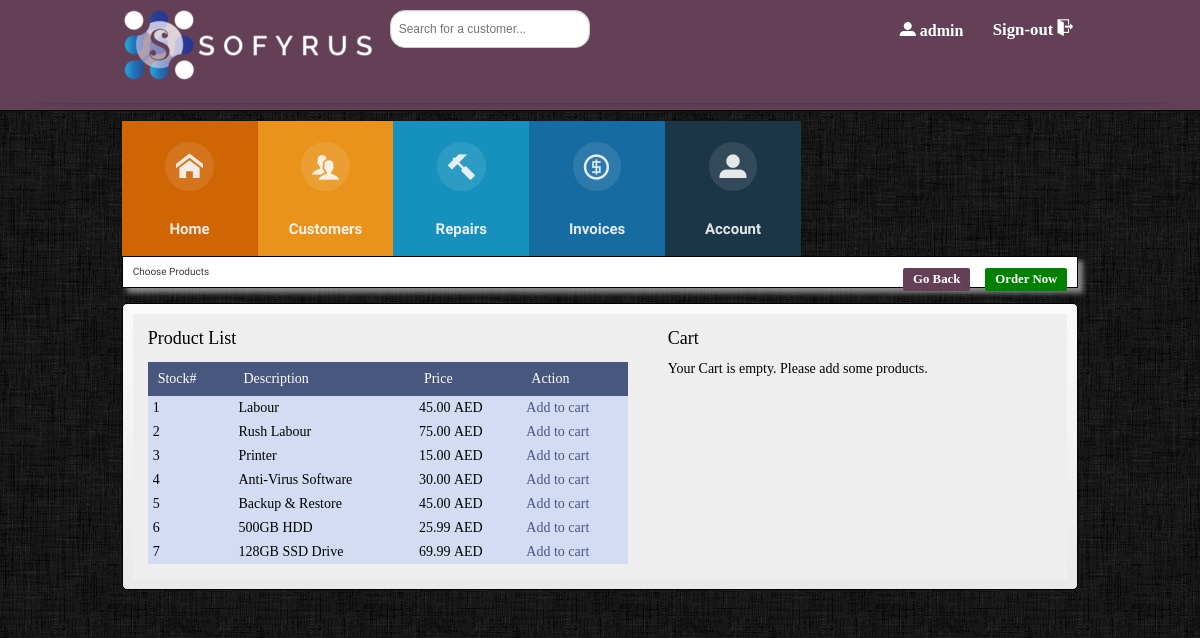
/chooseProducts.php (signed in), run on the app's committed database.
### tables this page shows
CREATE TABLE `staff` (
  `staff_id` int(11) NOT NULL,
  `forename` char(25) NOT NULL,
  `surname` char(25) NOT NULL,
  `username` varchar(11) DEFAULT NULL,
  `password` varchar(32) DEFAULT NULL,
  `email` varchar(128) DEFAULT NULL,
  `town` char(20) DEFAULT NULL,
  `county` char(20) DEFAULT NULL,
  `tel` char(15) NOT NULL
);

CREATE TABLE `stock` (
  `stock_id` int(11) NOT NULL,
  `description` varchar(40) NOT NULL,
  `quantity` int(11) DEFAULT NULL,
  `price` decimal(4,2) NOT NULL
);

### session.php (called while the page is built, shortened)
<?php
include 'dbconnect.php';
	$user_check = $_SESSION['login_user'];
	$query = "SELECT * FROM staff WHERE username='$user_check'";
	$ses_sql = mysqli_query($conn, $query);
	$row = mysqli_fetch_assoc($ses_sql);
	$login_session = $row['username'];
?>

### products.php (the view, shortened to what this page needs)
<h1>Product List</h1>
<table>
	<tr>
		<th>Stock#</th>
		<th>Description</th>
		<th>Price</th>
		<th>Action</th>
	</tr>
	<?php
		$conn= mysqli_connect("localhost", "root", "", "compsys");
		$sql="SELECT * FROM stock ORDER BY stock_id ASC";
		$res = mysqli_query($conn, $sql);
		while ($row=mysqli_fetch_array($res)) {
		?>
		<tr>
			<td><?php echo $row['stock_id'] ?></td>
			<td><?php echo $row['description'] ?></td>
			<td><?php echo $row['price'].'&nbsp;'.'AED' ?></td>
			<td><a href="chooseProducts.php?page=products&action=add&id=<?php echo $row['stock_id'] ?>">Add to cart</a></td>
		</tr>
		<?php
		}
	?>
</table>

### header.php (shortened to what this page needs)
<!DOCTYPE html>
<html ng-app="myApp" ng-app lang="en">
	<head>
		<link rel="stylesheet" href="css/reset.css">
		<link rel="stylesheet" href="css/global.css">
		<link rel="stylesheet" href="css/menu.css" />
		<link href="css/bootstrap.min.css" rel="stylesheet">
	</head>
	<body id="top" style="font-size: 62.5%;">
		<header id="header-wrapper">
			<div id="top-bar" class="clearfix">
				<div id="top-bar-inner">
					<div class="search_form" style="display: -webkit-inline-box;">
                    <img src="images/sofyrus.jpg">
						<form action="customer-search.php" method="post">
							<input type="text" name="search_box" id="search_box" placeholder="Search for a customer...">
						</form>
					</div>
					<div class="topbar-right clearfix">
						<ul class="clearfix">
							<li class="login-user">
								<a title="<?php echo $login_session; ?>" href="#">
									<span class="icon"><i aria-hidden="true" class="icon-user"></i></span>
									<?php echo $login_session; ?>
								</a>
							</li>
						</ul>
						<div class="log-out">
							<p>
								<a href="logout.php" title="Sign out">
									<span>Sign-out</span>
									<span class="icon">
										<i aria-hidden="true" class="icon-exit"></i>
									</span>
								</a>
							</p>
						</div>
					</div>
				</div>
			</div>
			<div class="full-shadow"></div>
		</header>
		<div class="main clearfix">
			<nav id="menu" class="nav">
				<ul>
					<li>
						<a href="dashboard.php">
							<span class="icon">
								<i aria-hidden="true" class="icon-home"></i>
							</span>
							<span>Home</span>
						</a>
					</li>
					<li>
						<a href="customer.php">
							<span class="icon">
								<i aria-hidden="true" class="icon-users"></i>
							</span>
							<span>Customers</span>
						</a>
					</li>
					<li class="">
						<a href="repairs.php">
							<span class="icon">
								<i aria-hidden="true" class="icon-hammer"></i>
							</span>
							<span>Repairs</span>
						</a>
					</li>
					<li>
						<a href="#">
							<span class="icon">
								<i aria-hidden="true" class="icon-coin"></i>
							</span>
							<span>Invoices</span>
						</a>
					</li>
					<li>
						<a href="account.php">
							<span class="icon">
								<i aria-hidden="true" class="icon-user"></i>
							</span>
							<span>Account</span>
						</a>
					</li>
				</ul>
			</nav>

### chooseProducts.php (shortened to what this page needs)
<?php
	require_once('session.php');
	include 'header.php';
?>
			<div class="bread">
				<div class="submenu">
					<ul>
						<li><a href="estimates.php">Go Back</a></li>
						<li id="add"><a href="chooseRepair.php">Order Now</a></li>
					</ul>
				</div>
				<h3>Choose Products</h3>
			</div>
			<div class="floats">
				<div class=" full-widget">
					<?php require_once('displayProducts.php'); ?>
				</div>
			</div>
		</div>
	</body>
</html>

### displayProducts.php (shortened to what this page needs)
<?php
    if(isset($_GET['page'])){
        $pages = array("products", "cart");
        if(in_array($_GET['page'], $pages)) {
            $_page = $_GET['page'];
			}else{
            $_page="products";
		}
		}else{
        $_page="products";
	}
?>
<!DOCTYPE html PUBLIC "-//W3C//DTD XHTML 1.0 Strict//EN"
"http://www.w3.org/TR/xhtml1/DTD/xhtml1-strict.dtd">
<html xmlns="http://www.w3.org/1999/xhtml">
	<head>
		<link rel="stylesheet" href="../css/reset.css" />
	</head>
	<body>
		<div id="container">
			<div id="main">
				<?php require($_page.".php"); ?>
			</div>
			<div id="sidebar">
				<h1>Cart</h1>
				<?php
					if(isset($_SESSION['cart'])){
						$conn= mysqli_connect("localhost", "root", "", "compsys");
						$sql="SELECT * FROM stock WHERE stock_id IN (";
						foreach($_SESSION['cart'] as $id => $value) {
								$sql .= $id .",";
						}
						$sql = substr($sql, 0, -1) .") ORDER BY stock_id ASC";
						$res = mysqli_query($conn, $sql);
						if (!$res) {
							printf("<h2>Basket is empty.</h2> %s", "<br><strong>Please choose your products from the left!<strong>");
							exit();
						}
						while($row=mysqli_fetch_array($res)){
						?>
						<p><?php echo $row['description'] ?> x <?php echo $_SESSION['cart'][$row['stock_id']]['quantity'] ?></p>
						<?php
						}
					?>
					<hr />
					<a href="chooseProducts.php?page=cart">Go to cart</a>
					<?php
						}else{
						echo "<p>Your Cart is empty. Please add some products.</p>";
					}
				?>
			</div>
		</div>
	</body>
</html>

### css/global.css (style rules this page uses)
html { height: 100%; }
body { background-image: url(../images/body-bg.jpg); background-color: #4a4d4a; font-family: 'Raleway', 'Lato', Arial, sans-serif; font-size: 1.6em; }
h1, h2, h3, h4, h5, h6 { font-family: 'Raleway', 'Lato', Arial, sans-serif; }
h1 { font-size: 3em; margin: 0 0 15px 0; }
h3 { font-size: 2em; margin: 0 0 15px 0; }
p { font-size: 1.4em; }
#header-wrapper { background: #634056; border-bottom: #000 1px solid; }
#top-bar { border-bottom: #634056 1px solid; min-height: 55px; }
#top-bar-inner { max-width: 97.667em; margin: 0 auto; }
.search_form input[type=text] { border: 1px solid #ccc; margin-top: 10px; margin-left: 10px; border-radius: 15px; box-shadow: inset 0 1px 2px rgba(0,0,0,0.1); width:200px; float: left; min-height: 38px; padding: 4px 20px 4px 8px; font-size: 1.2em; -moz-transition: all .2s linear; -webkit-transition: all .2s linear; transition: all .2s linear; }
.topbar-right { position: relative; float: right; padding: 0 110px 0 0; }
.submenu, .topbar-right ul { float: left; margin: 11px 0; }
.submenu, .topbar-right ul li { float: left; margin: 0 15px 0 0; font-weight: 600; font-size: 1.6em; }
.submenu, .topbar-right ul li a { text-decoration: none; color: #fff; padding-left: 2px; }
.log-out { height: 40px; position: absolute; right: -10px; top: 10px; color: #fff; padding: 10px 0 1px 10px; font-size: 1.4em; font-weight: 600; }
.log-out p { font-size: 1.2em; min-height: 16px; text-align: left; padding: 0 24px 0 0; float: left; }
.log-out p a { color: #fff; text-decoration: none; }
.full-shadow { background: url(../images/full-shadow.png) repeat-x center; height: 7px; }
.login-user { height: 40px; float: left; right: 0; top: 10px; color: #fff; padding: 10px 0 1px 15px; font-size: 1.6em; font-weight: 600; }
*, *:after, *:before { -webkit-box-sizing: border-box; -moz-box-sizing: border-box; box-sizing: border-box; }
.main { width: 100%; margin: 0 auto; padding: 1em; }
.main { max-width: 97.667em; min-height: 40em; }
.bread { margin-top: 0; background-color: #fff; width: 100%; border: 1px solid black; box-shadow: 5px 5px 5px #888888; padding: 10px ; margin-bottom: 15px; }
.bread > h3 { margin-bottom: 0; font-family: 'Raleway', 'Lato', Arial, sans-serif; color: #383837; display: inline-block; }
.full-widget { width: 100%; overflow: scroll; background:#E9E9E9; background:-moz-linear-gradient(top, #fafafa 0%, #e9e9e9 100%); background:-webkit-gradient(linear, left top, left bottom, color-stop(0%, #fafafa), color-stop(100%, #e9e9e9)); background:-webkit-linear-gradient(top, #fafafa 0%, #e9e9e9 100%); background:-o-linear-gradient(top, #fafafa 0%, #e9e9e9 100%); background:-ms-linear-gradient(top, #fafafa 0%, #e9e9e9 100%); background:linear-gradient(top, #fafafa 0%, #e9e9e9 100%); filter:progid:DXImageTransform.Microsoft.gradient(startColorstr='#FAFAFA', endColorstr='#E9E9E9'); -ms-filter:"progid:DXImageTransform.Microsoft.gradient(startColorstr='#FAFAFA', endColorstr='#E9E9E9')"; float: left; margin:0 20px 10px 0; padding: 10px 10px 10px 10px; border-radius: 5px; border: 1px solid #000; font-size: 1.4em; }
.submenu { position: relative; float: right; }
.submenu ul { float: left; margin: 1px 0; }
.submenu ul li { float: left; margin: 0 15px 0 0; font-weight: 800; font-size: 0.8em; padding: 5px; border-radius: 2px; background: #634056; }
.submenu ul li a { text-decoration: none; color: #fff; padding: 5px; }
.submenu li:nth-child(2n+1) { margin-left : 0; }
.submenu li:nth-child(2n) { margin-right : -15px; }
#add { background: green; }

### header.php (style rules this page uses)
ul>li, a { cursor: pointer; }

### displayProducts.php (style rules this page uses)
#container { width: 100%; margin: auto; background-color: #eee; overflow: hidden; padding: 15px; }
#main { width: 520px; float: left; }
#sidebar { width: 350px; float: left; }
a { color: #48577D; text-decoration: none; }
h1, h2 { margin-bottom: 15px }
h1 { font-size: 18px; }
#main table { width: 480px; }
#main table th { padding: 10px; background-color: #48577D; color: #fff; text-align: left; }
#main table td { padding: 5px; }
#main table tr { background-color: #d3dcf2; }

### data on the page
staff: username "admin"
stock: stock_id "1", description "Labour", price "45.00"
stock: stock_id "2", description "Rush Labour", price "75.00"
stock: stock_id "3", description "Printer", price "15.00"
stock: stock_id "4", description "Anti-Virus Software", price "30.00"
stock: stock_id "5", description "Backup & Restore", price "45.00"
stock: stock_id "6", description "500GB HDD", price "25.99"
stock: stock_id "7", description "128GB SSD Drive", price "69.99"
